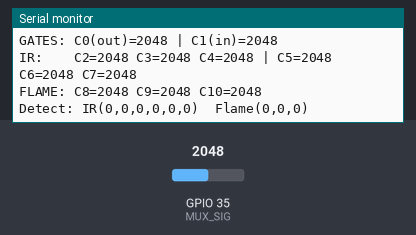
Bench run of a sketch on a simulated ESP32. Parts: the last lines printed to the serial monitor. Inputs (shaded band) come from the test bench; at power-on: GPIO 35 (MUX_SIG) = 2048 (analog values on the 0–4095 scale).

Above: at 1.2 s.
1.3 s: GPIO 35 (MUX_SIG) set to 491
At 2.0 s:
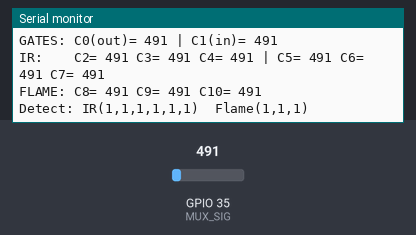
3.0 s: GPIO 35 (MUX_SIG) set to 0
At 3.5 s:
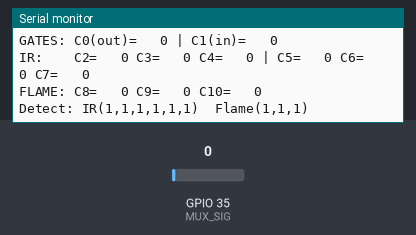

Measured:
- after the input at 1.3 s, the serial monitor: prints a new line after 0.24 s (image 1)
- after the input at 3.0 s, the serial monitor: prints a new line after 0.08 s (image 2)

The sketch:

1-ir_sensor_CD74HC4067.ino
```cpp
/*
  ESP32 + CD74HC4067 Test Read
  SIG -> GPIO35 (ADC1)
  S0  -> GPIO15
  S1  -> GPIO2
  S2  -> GPIO4
  S3  -> GPIO13
*/

#include <Arduino.h>

// MUX select pins (حسب جدولك)
const int MUX_S0 = 15;
const int MUX_S1 = 2;
const int MUX_S2 = 4;
const int MUX_S3 = 13;

// MUX SIG pin (Analog in)
const int MUX_SIG = 35;   // GPIO35 = input only, ممتاز للـ ADC

// لو بدك تسمي القنوات
const int CH_GATE_OUT = 0;
const int CH_GATE_IN  = 1;

const int CH_IR_1 = 2;
const int CH_IR_2 = 3;
const int CH_IR_3 = 4;

const int CH_IR_4 = 5;
const int CH_IR_5 = 6;
const int CH_IR_6 = 7;

const int CH_FLAME_1 = 8;
const int CH_FLAME_2 = 9;
const int CH_FLAME_3 = 10;

void muxSelectChannel(uint8_t ch) {
  // CD74HC4067: S0 أقل بت، S3 أعلى بت
  digitalWrite(MUX_S0, (ch >> 0) & 0x01);
  digitalWrite(MUX_S1, (ch >> 1) & 0x01);
  digitalWrite(MUX_S2, (ch >> 2) & 0x01);
  digitalWrite(MUX_S3, (ch >> 3) & 0x01);
}

int muxAnalogRead(uint8_t ch) {
  muxSelectChannel(ch);
  delayMicroseconds(50);          // وقت صغير لاستقرار الإشارة
  return analogRead(MUX_SIG);     // يرجع 0..4095 على ESP32
}

void setup() {
  Serial.begin(115200);

  pinMode(MUX_S0, OUTPUT);
  pinMode(MUX_S1, OUTPUT);
  pinMode(MUX_S2, OUTPUT);
  pinMode(MUX_S3, OUTPUT);

  // إعدادات ADC في ESP32
  analogReadResolution(12);                 // 0..4095
  analogSetPinAttenuation(MUX_SIG, ADC_11db); // مدى أوسع (تقريباً حتى 3.3V)

  Serial.println("\n=== ESP32 + CD74HC4067 MUX Test ===");
}

void loop() {
  // اقرأ القنوات اللي عندك فقط (0..10)
  int v0  = muxAnalogRead(CH_GATE_OUT);
  int v1  = muxAnalogRead(CH_GATE_IN);

  int ir1 = muxAnalogRead(CH_IR_1);
  int ir2 = muxAnalogRead(CH_IR_2);
  int ir3 = muxAnalogRead(CH_IR_3);
  int ir4 = muxAnalogRead(CH_IR_4);
  int ir5 = muxAnalogRead(CH_IR_5);
  int ir6 = muxAnalogRead(CH_IR_6);

  int f1  = muxAnalogRead(CH_FLAME_1);
  int f2  = muxAnalogRead(CH_FLAME_2);
  int f3  = muxAnalogRead(CH_FLAME_3);

  Serial.println("----- MUX Readings (0..4095) -----");
  Serial.printf("GATES: C0(out)=%4d | C1(in)=%4d\n", v0, v1);

  Serial.printf("IR:    C2=%4d C3=%4d C4=%4d | C5=%4d C6=%4d C7=%4d\n",
                ir1, ir2, ir3, ir4, ir5, ir6);

  Serial.printf("FLAME: C8=%4d C9=%4d C10=%4d\n", f1, f2, f3);

  // مثال “كشف” بسيط بعتبات (عدّلها حسب حساساتك)
  // بعض حساسات IR / Flame تعطي قيمة أقل عند الكشف أو العكس حسب الموديول
  const int TH_IR    = 2000;  // مثال فقط
  const int TH_FLAME = 2000;  // مثال فقط

  Serial.print("Detect: IR(");
  Serial.printf("%d,%d,%d,%d,%d,%d)  ",
                ir1 < TH_IR, ir2 < TH_IR, ir3 < TH_IR, ir4 < TH_IR, ir5 < TH_IR, ir6 < TH_IR);

  Serial.print("Flame(");
  Serial.printf("%d,%d,%d)\n",
                f1 < TH_FLAME, f2 < TH_FLAME, f3 < TH_FLAME);

  delay(500);
}
```
